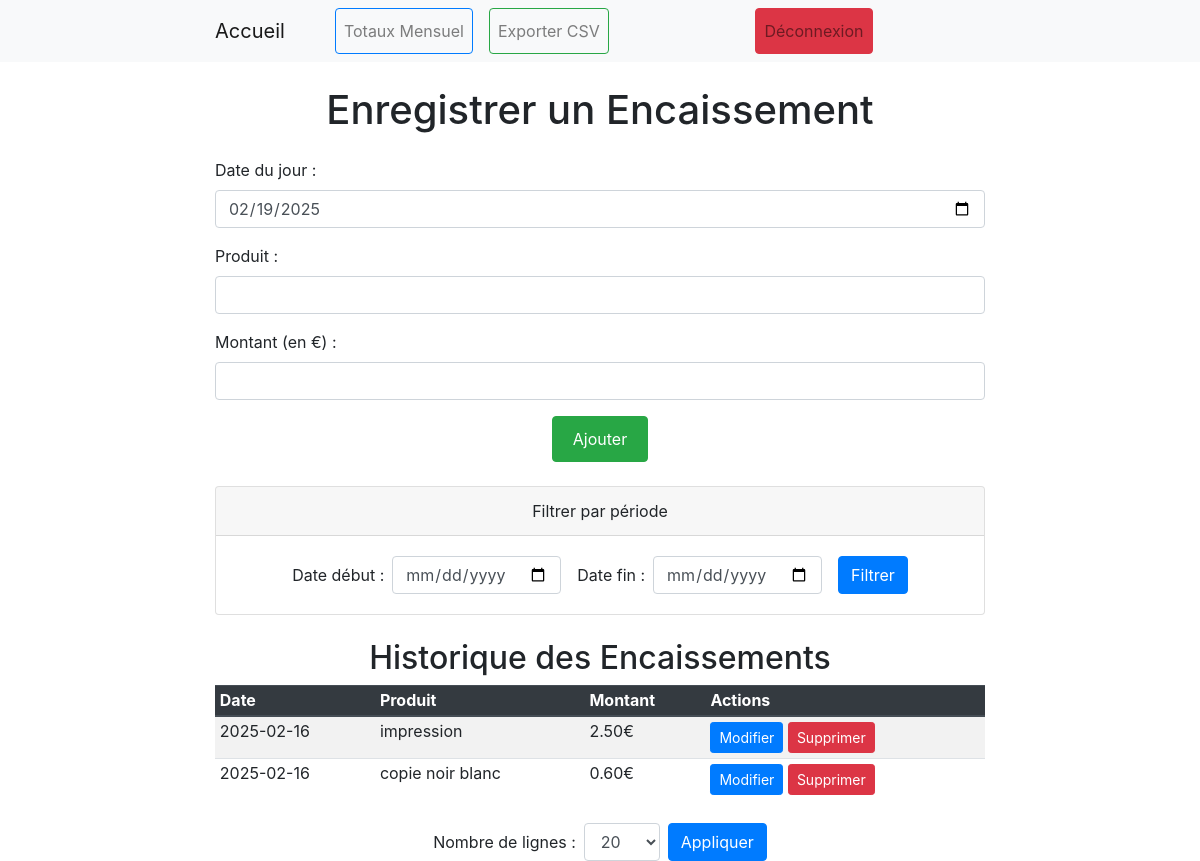
The page / (signed in) on the database as committed earlier.
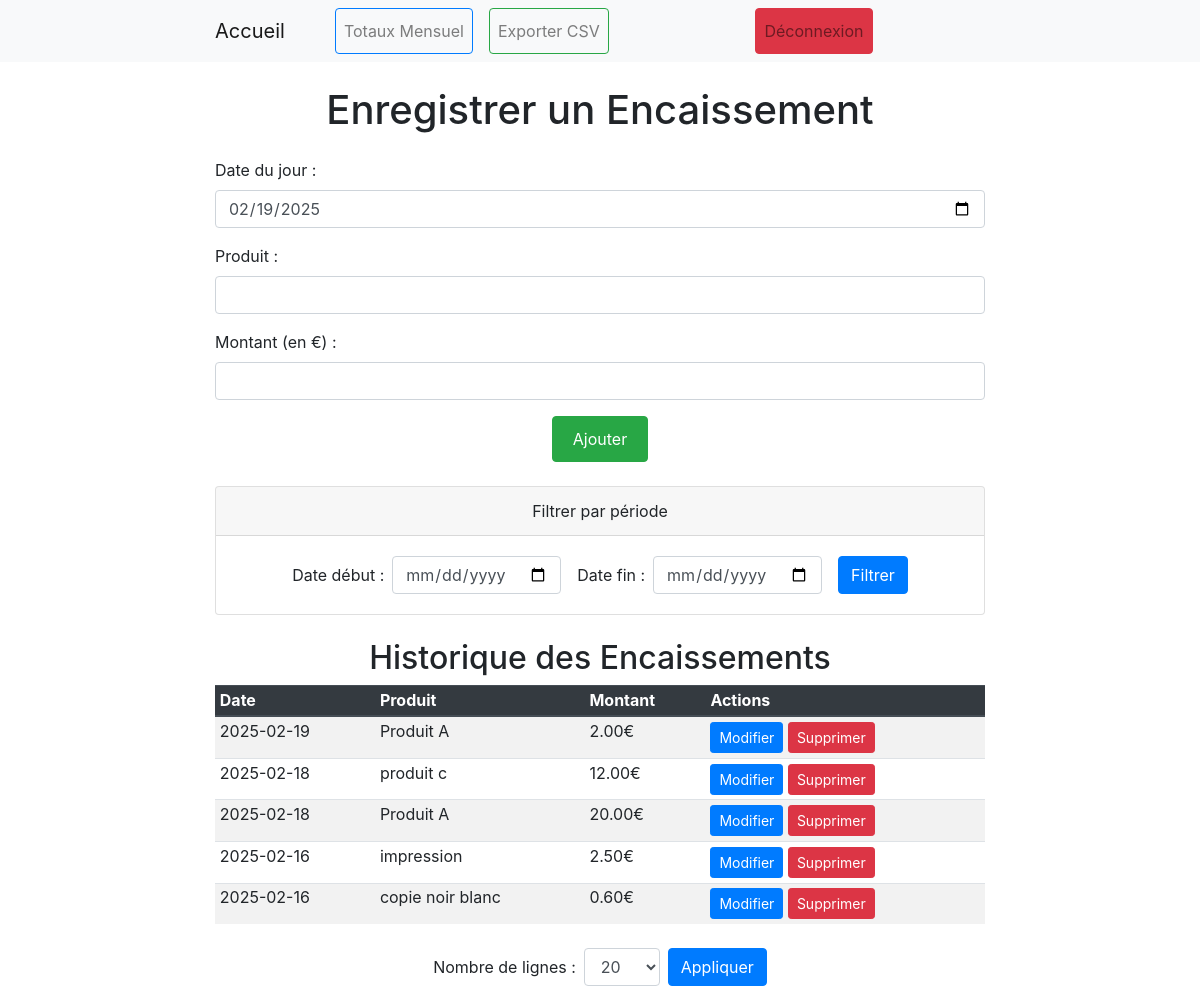
The same page on the database as committed later.
### tables this page shows
CREATE TABLE encaissements (
            id INTEGER PRIMARY KEY AUTOINCREMENT,
            date TEXT,
            produit TEXT,
            montant REAL
        );

### app.py (the view, shortened to what this page needs)
@app.route('/', methods=['GET', 'POST'])
@login_required
def index():
    conn = get_db_connection()
    start_date = request.args.get('start_date', '')
    end_date = request.args.get('end_date', '')
    try:
        limit = int(request.args.get('limit', 20))
    except ValueError:
        limit = 20
    query = "SELECT * FROM encaissements"
    params = []
    conditions = []
    if start_date:
        conditions.append("date >= ?")
        params.append(start_date)
    if end_date:
        conditions.append("date <= ?")
        params.append(end_date)
    if conditions:
        query += " WHERE " + " AND ".join(conditions)
    query += " ORDER BY date DESC LIMIT ?"
    params.append(limit)
    encaissements = conn.execute(query, tuple(params)).fetchall()
    conn.close()
    current_date = date.today().strftime("%Y-%m-%d")
    return render_template('index.html',
                           current_date=current_date,
                           encaissements=encaissements,
                           start_date=start_date,
                           end_date=end_date,
                           selected_limit=limit)

### app.py (called while the page is built)
def login_required(f):
    @wraps(f)
    def decorated_function(*args, **kwargs):
        if not session.get('logged_in'):
            flash("Veuillez vous connecter", "warning")
            return redirect(url_for('login'))
        return f(*args, **kwargs)
    return decorated_function

def get_db_connection():
    conn = sqlite3.connect("encaissements.db")
    conn.row_factory = sqlite3.Row  # Pour accéder aux colonnes par leur nom
    return conn

@app.before_request
def create_tables():
    db.create_all()

### templates/index.html (shortened to what this page needs)
<!DOCTYPE html>
<html lang="fr">
<head>
  <link rel="stylesheet" href="https://stackpath.bootstrapcdn.com/bootstrap/4.5.2/css/bootstrap.min.css">
</head>
<body>
  <nav class="navbar navbar-expand-lg navbar-light bg-light">
    <div class="container">
      <a class="navbar-brand" href="{{ url_for('index') }}">Accueil</a>
      <div class="collapse navbar-collapse">
        <ul class="navbar-nav mx-auto">
          <li class="nav-item">
            <a class="nav-link btn btn-outline-primary btn-custom mx-2" href="{{ url_for('totaux') }}">Totaux Mensuel</a>
          </li>
          <li class="nav-item">
            <a class="nav-link btn btn-outline-success btn-custom mx-2" href="{{ url_for('export') }}">Exporter CSV</a>
          </li>
        </ul>
        <ul class="navbar-nav">
          {% if session.logged_in %}
          <li class="nav-item">
            <a class="nav-link btn btn-danger btn-custom" href="{{ url_for('logout') }}">Déconnexion</a>
          </li>
          {% else %}
          <li class="nav-item">
            <a class="nav-link btn btn-primary btn-custom" href="{{ url_for('login') }}">Connexion</a>
          </li>
          {% endif %}
        </ul>
      </div>
    </div>
  </nav>
  <div class="container mt-4">
    <h1 class="text-center mb-4">Enregistrer un Encaissement</h1>
    <form method="POST" action="{{ url_for('index') }}" class="mx-auto">
      <div class="form-group">
        <label for="date">Date du jour :</label>
        <input type="date" class="form-control" name="date" id="date" value="{{ current_date }}" required>
      </div>
      <div class="form-group">
        <label for="produit">Produit :</label>
        <input type="text" class="form-control" name="produit" id="produit" list="listeProduits" required>
      </div>
      <div class="form-group">
        <label for="montant">Montant (en €) :</label>
        <input type="number" step="0.01" class="form-control" name="montant" id="montant" required>
      </div>
      <div class="text-center">
        <button type="submit" class="btn btn-success btn-custom">Ajouter</button>
      </div>
    </form>
    <div class="card my-4">
      <div class="card-header text-center">
        Filtrer par période
      </div>
      <div class="card-body">
        <form method="GET" action="{{ url_for('index') }}" class="form-inline justify-content-center">
          <div class="form-group mx-2">
            <label for="start_date" class="mr-2">Date début :</label>
            <input type="date" class="form-control" name="start_date" id="start_date" value="{{ start_date }}">
          </div>
          <div class="form-group mx-2">
            <label for="end_date" class="mr-2">Date fin :</label>
            <input type="date" class="form-control" name="end_date" id="end_date" value="{{ end_date }}">
          </div>
          <button type="submit" class="btn btn-primary mx-2">Filtrer</button>
        </form>
      </div>
    </div>
    <h2 class="text-center">Historique des Encaissements</h2>
    <table class="table table-striped">
      <thead class="thead-dark">
        <tr>
          <th>Date</th>
          <th>Produit</th>
          <th>Montant</th>
          <th>Actions</th>
        </tr>
      </thead>
      <tbody>
        {% for enc in encaissements %}
        <tr>
          <td>{{ enc['date'] }}</td>
          <td>{{ enc['produit'] }}</td>
          <td>{{ "%.2f"|format(enc['montant']) }}€</td>
          <td>
            <a href="{{ url_for('edit', id=enc['id']) }}" class="btn btn-primary btn-sm">Modifier</a>
            <form action="{{ url_for('delete', id=enc['id']) }}" method="POST" style="display:inline;">
              <button type="submit" class="btn btn-danger btn-sm" onclick="return confirm('Confirmer la suppression ?')">Supprimer</button>
            </form>
          </td>
        </tr>
        {% endfor %}
      </tbody>
    </table>
<div class="mt-4 text-center">
    <form method="GET" action="{{ url_for('index') }}" class="form-inline justify-content-center">
      <label for="limit" class="mr-2">Nombre de lignes :</label>
      <select name="limit" id="limit" class="form-control mr-2">
        <option value="20" {% if selected_limit == 20 %}selected{% endif %}>20</option>
      </select>
      <button type="submit" class="btn btn-primary">Appliquer</button>
    </form>
  </div>
  </div>
</body>
</html>

### templates/index.html (style rules this page uses)
.navbar-nav { flex: 1; justify-content: center; }
.container { max-width: 800px; }
.btn-custom { padding: 10px 20px; font-size: 16px; }
table.table td, table.table th { padding: 0.3rem; line-height: 1.2; }

Rows that differ between the two databases and show on the page:
added encaissements: date "2025-02-19", produit "Produit A", montant "2.00"
added encaissements: date "2025-02-18", produit "produit c", montant "12.00"
added encaissements: date "2025-02-18", produit "Produit A", montant "20.00"
